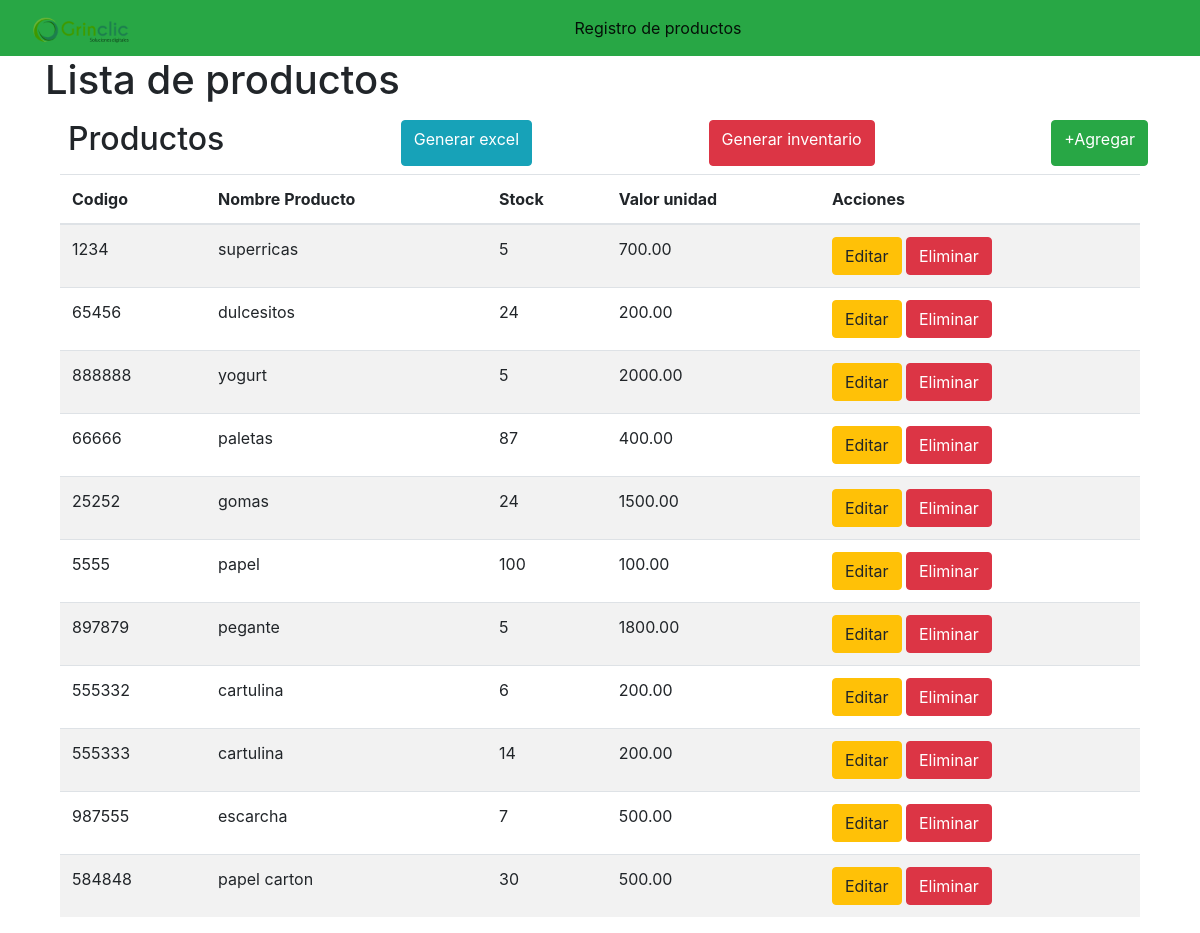
/?controller=product, run on the app's committed database.
### tables this page shows
CREATE TABLE `productos` (
  `id` int(11) NOT NULL,
  `codigo` varchar(45) NOT NULL,
  `producto` tinytext NOT NULL,
  `stock` int(11) NOT NULL,
  `valor_unidad` decimal(16,2) NOT NULL,
  `valor_total` decimal(16,2) NOT NULL,
  `fecha_registro` datetime NOT NULL
);

### Controllers/ProductController.php (called while the page is built, shortened)
<?php
require 'Models/Product.php';
class ProductController
{
	private $model;
	public function __construct()
	{
		$this->model = new Product;
	}
	public function index()
	{
		require 'Views/Layout.php';
		$products = $this->model->getAll();
		require 'Views/Products/list.php';
	}
}

### Models/Product.php (called while the page is built, shortened)
<?php
class Product
{
	private $pdo;
	public function __construct()
	{
		try {
			$this->pdo = new Conexion;
		} catch (PDOException $e) {
			die($e->getMessage());
		}
	}
	public function getAll()
	{
		try {
			$strSql = "SELECT * FROM productos";
			$query = $this->pdo->select($strSql);
			return $query;
		} catch (PDOException $e) {
			die($e->getMessage());
		}
	}
}

### Providers/database.php (called while the page is built, shortened)
<?php
class Conexion extends PDO
{
	public function select($strSql, $arrayData = array(), $fetchMode = PDO::FETCH_OBJ)
	{
		$query = $this->prepare($strSql);
		if (!$query->execute()) {
			echo "Error, la consulta no se realizo";
		}else{
			return $query->fetchAll($fetchMode);
		}
	}
}

### Views/Products/list.php (the view)
<main class="container">
	<section class="row m-auto">
		<h1>Lista de productos</h1>
		<div class="col-lg-12 m-2 d-flex justify-content-between">
			<h2>Productos</h2>
			<a href="?controller=product&method=excel" class="btn btn-info">Generar excel</a>
			<a href="?controller=product&method=pdf" class="btn btn-danger" target="_blank">Generar inventario</a>
			<a href="?controller=product&method=new" class="btn btn-success">+Agregar</a>
		</div>
		<section class="col-lg-12">
			<table class="table table-striped table-hover">
				<thead>
					<tr>
						<th scope="col">Codigo</th>
						<th scope="col">Nombre Producto</th>
						<th scope="col">Stock</th>
						<th scope="col">Valor unidad</th>
						<th scope="col">Acciones</th>
					</tr>
				</thead>
				<tbody>
					<?php foreach($products as $product){ ?>
						<tr>
							<td><?php echo $product->codigo ?></td>
							<td><?php echo $product->producto ?></td>
							<td><?php echo $product->stock ?></td>
							<td><?php echo $product->valor_unidad ?></td>
							<td>
								<a href="?controller=product&method=edit&id=<?php echo $product->id?>" class="btn btn-warning">Editar</a>
								<a href="?controller=product&method=delete&id=<?php echo $product->id?>" class="btn btn-danger" onclick="return confirm('¿Quieres eliminar este producto?')">Eliminar</a>
							</td>
						</tr>
					<?php } ?>
				</tbody>
			</table>
		</section>
	</section>
</main>

### index.php (shortened to what this page needs)
<?php
require 'Providers/Database.php';
$controller = 'HomeController';
if (!isset($_REQUEST['controller'])) {
	require 'Controllers/'.$controller.'.php';
	$controller = ucwords($controller);
	$controller = new $controller;
	$controller->index();
}else{
	$method = isset($_REQUEST['method']) ? $_REQUEST['method'] : 'index';
	$controller = new $controller;
	call_user_func(array($controller,$method));
}

### Views/Layout.php (shortened to what this page needs)
<!DOCTYPE html>
<html lang="es">
<head>
	<link rel="stylesheet" type="text/css" href="Assets/css/bootstrap.min.css">
</head>
<body>
	<nav class="navbar navbar-expand-lg navbar-light bg-success">
	  <div class="container-fluid">
	    <a class="navbar-brand" href="?controller=home">
	    	<img src="Assets/img/logo.png" width="100">
	    </a>
	    <div class="collapse navbar-collapse justify-content-center" id="navbarNav">
	      <ul class="navbar-nav">
	        <li class="nav-item">
	          <a class="nav-link active" aria-current="page" href="?controller=product">Registro de productos</a>
	        </li>
	      </ul>
	    </div>
	  </div>
	</nav>
</body>
</html>

### data on the page
productos: codigo "1234", producto "superricas", stock "5", valor_unidad "700.00"
productos: codigo "65456", producto "dulcesitos", stock "24", valor_unidad "200.00"
productos: codigo "888888", producto "yogurt", stock "5", valor_unidad "2000.00"
productos: codigo "66666", producto "paletas", stock "87", valor_unidad "400.00"
productos: codigo "25252", producto "gomas", stock "24", valor_unidad "1500.00"
productos: codigo "5555", producto "papel", stock "100", valor_unidad "100.00"
productos: codigo "897879", producto "pegante", stock "5", valor_unidad "1800.00"
productos: codigo "555332", producto "cartulina", stock "6", valor_unidad "200.00"
productos: codigo "555333", producto "cartulina", stock "14", valor_unidad "200.00"
productos: codigo "987555", producto "escarcha", stock "7", valor_unidad "500.00"
productos: codigo "584848", producto "papel carton", stock "30", valor_unidad "500.00"
